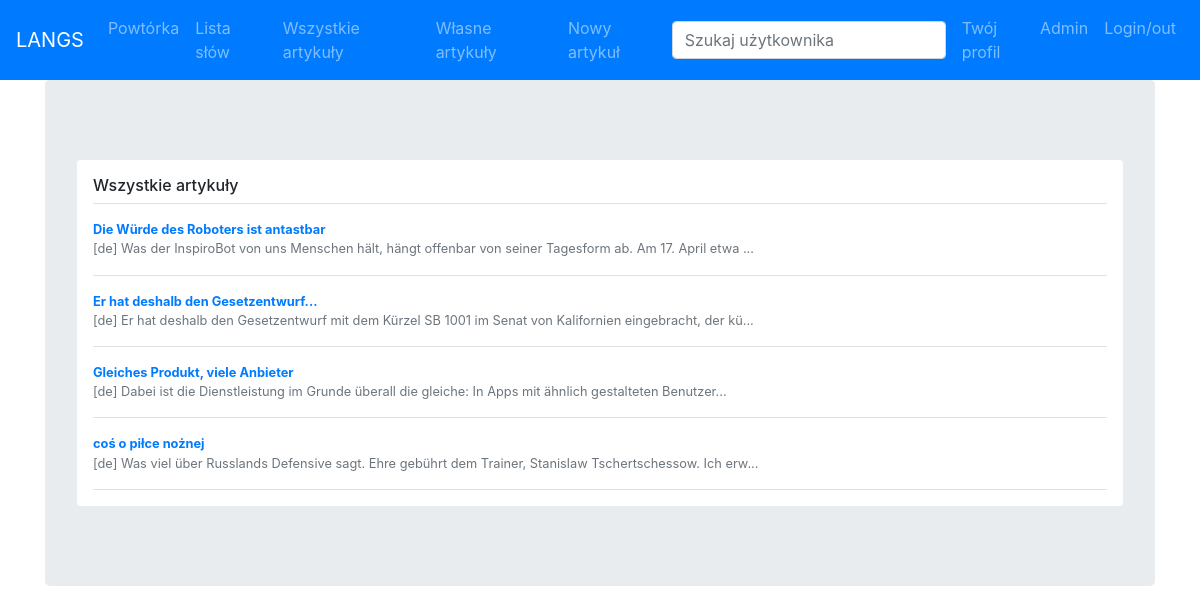
Before: /article_list?type=all (signed in) with the older database file.
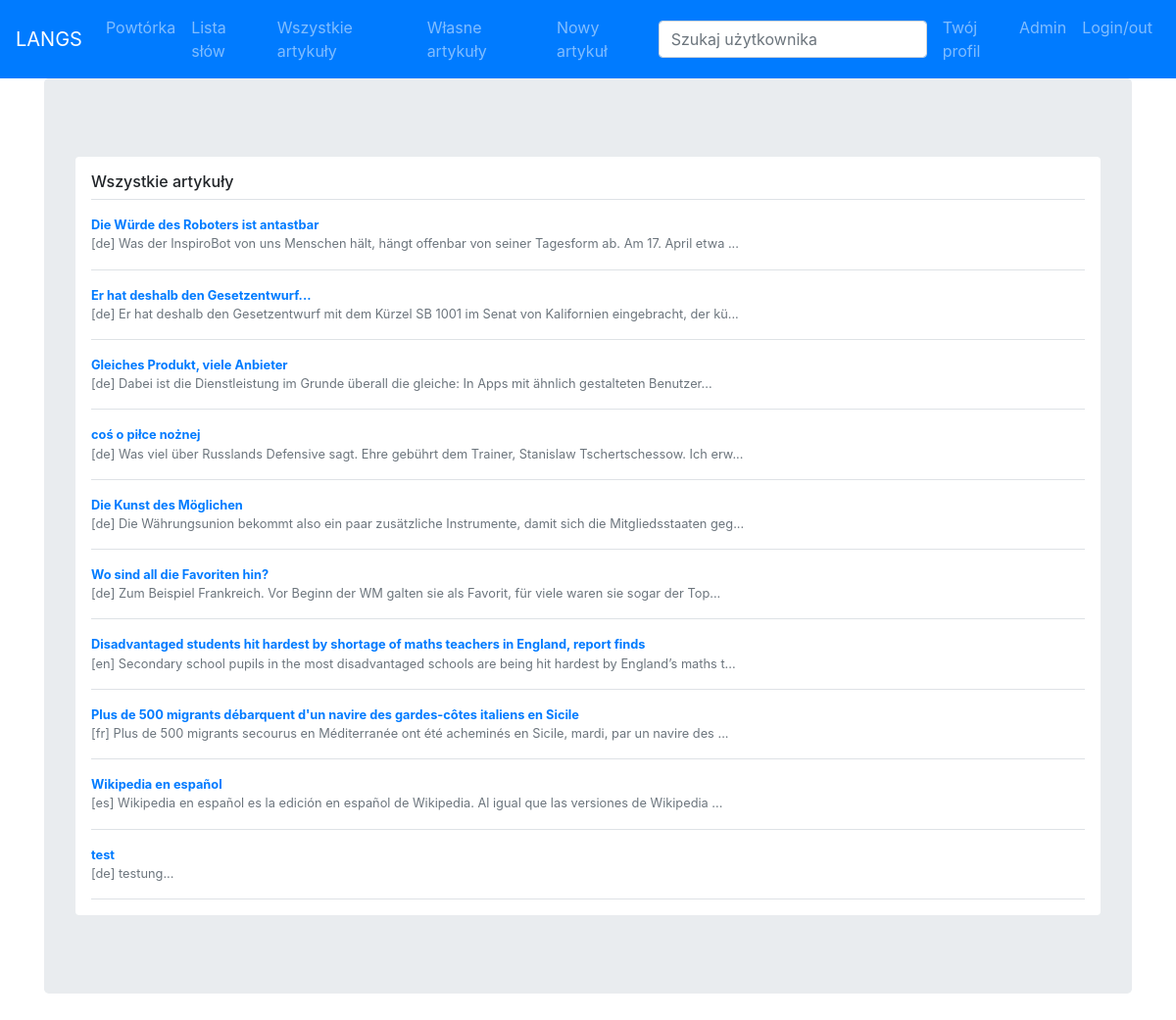
After: the same page with the newer database file.
### learn/models.py (models this page shows)
class Article(models.Model):
    uploader = models.ForeignKey(User, on_delete=models.CASCADE)
    language = models.CharField(max_length=8)
    title = models.TextField()
    contents = models.TextField()

### learn/views.py (the view)
# urls.py: path('article_list', views.article_list),
@login_required(redirect_field_name=None)
def article_list(request):
    type = request.GET['type']
    template = loader.get_template('article_list.html')
    if type == 'all':
        articles = [ (a.id, a.language, a.title, a.contents[0:100]+"...") for a in Article.objects.all()]
    elif type == 'id':
        id = request.GET['id']
        user = User.objects.get(id=id)
        articles = [ (a.id, a.language, a.title, a.contents[0:100]+"...") for a in Article.objects.filter(uploader=user)]
    context = {
        'title' : 'Twoje artykuły' if type == 'mine' else 'Wszystkie artykuły',
        'articles' : articles,
    }
    return HttpResponse(template.render(context, request))

### learn/templates/article_list.html
{% extends "main_frame.html" %}
{% block contents %}
<div class="my-3 p-3 bg-white rounded box-shadow">
  <h6 class="border-bottom border-gray pb-2 mb-0">{{ title }}</h6>
  {% for i, lang, title, beginning in articles %}
  <div class="media text-muted pt-3">
    <p class="media-body pb-3 mb-0 small lh-125 border-bottom border-gray">
    <a href="/article/{{ i }}">
      <strong class="d-block text-gray-dark">{{ title }}</strong>
    </a>
    [{{lang}}]
    {{ beginning }}
    </p>
  </div>
  {% endfor %}
</div>
{% endblock %}

Changed rows visible on the page:
added Article: articles "Die Kunst des Möglichen", articles "de"
added Article: articles "Wo sind all die Favoriten hin?", articles "de"
added Article: articles "Disadvantaged students hit hardest by shortage of maths teachers in England, report finds", articles "en"
added Article: articles "Plus de 500 migrants débarquent d'un navire des gardes-côtes italiens en Sicile", articles "fr"
added Article: articles "Wikipedia en español", articles "es"
added Article: articles "test", articles "de"
Other visible differences:
new list line: "[ ] Die Währungsunion bekommt also ein paar zusätzliche Instrumente, damit sich die Mitgliedsstaaten geg..."
new list line: "[ ] Zum Beispiel Frankreich. Vor Beginn der WM galten sie als Favorit, für viele waren sie sogar der Top..."
new list line: "[ ] Secondary school pupils in the most disadvantaged schools are being hit hardest by England’s maths t..."
new list line: "[ ] Plus de 500 migrants secourus en Méditerranée ont été acheminés en Sicile, mardi, par un navire des ..."
new list line: "[ ] Wikipedia en español es la edición en español de Wikipedia. Al igual que las versiones de Wikipedia ..."
new list line: "[ ] testung..."
